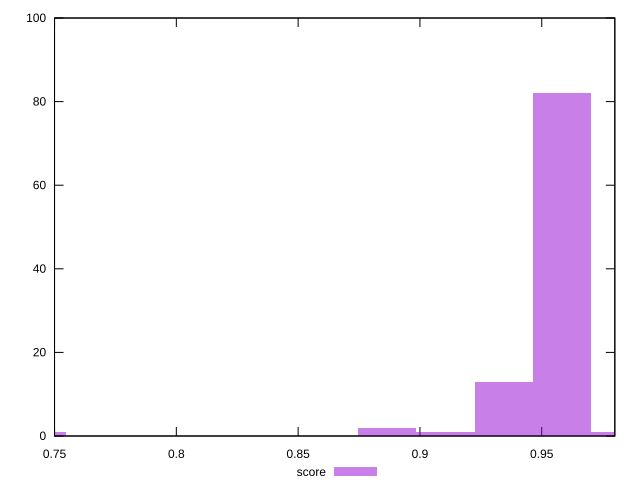

Write gnuplot code to recreate this figure.
reset

$score <<EOF
0.9343882584502756 13
0.9583469317438724 82
0.9823056050374692 1
0.9104295851566788 1
0.8864709118630819 2
0.7427188721015011 1
EOF

set key outside below
set boxwidth 0.02395867329359681
set xrange [0.75:0.98]
set yrange [0:100]
set trange [0:100]
set style fill transparent solid 0.5 noborder
set terminal svg size 640, 490 enhanced background rgb 'white'
set output "report_00012_2021-02-09T11:01:39.952Z/mainthread-work-breakdown/samples/pages+cached+noadtech+nomedia/score/histogram.svg"

plot $score title "score" with boxes

reset
